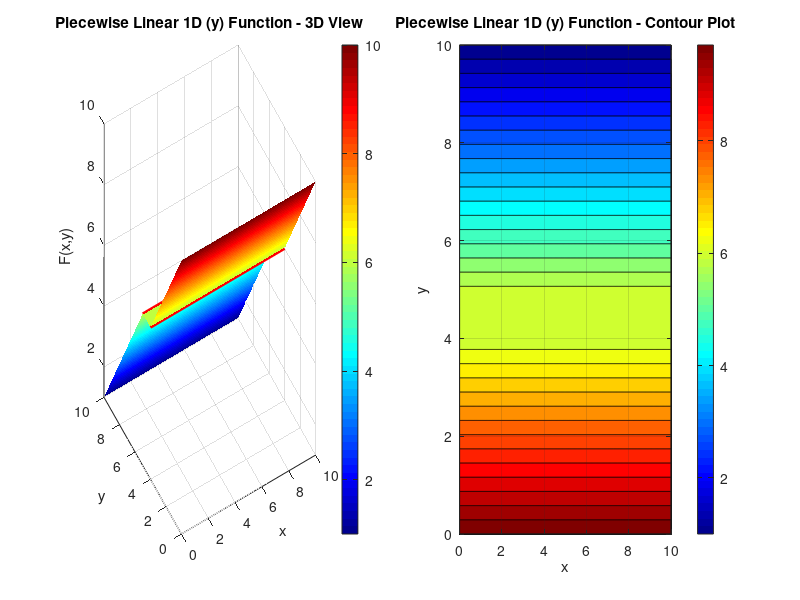

Write the MATLAB code that produced this figure. (Note: this script raises an error after producing the figure.)
% MATLAB script to plot the Piecewise Linear 1D function (y-dependent)
% F(x,y) = 10-y,   0 <= y < 4
%        = 6,       4 <= y <= 5  (PLATEAU)
%        = 11-y,    5 < y <= 10
%
% Note: F depends only on y, so the surface is constant along x-axis (ridges)

% Define the domain
x = linspace(0, 10, 600);
y = linspace(0, 10, 600);
[X, Y] = meshgrid(x, y);

% Initialize Z matrix
Z = zeros(size(X));

% Calculate the function value for each point
for i = 1:length(y)
    for j = 1:length(x)
        yval = Y(i,j);

        if yval < 4
            Z(i,j) = 10 - yval;
        elseif yval <= 5
            Z(i,j) = 6;
        else
            Z(i,j) = 11 - yval;
        end
    end
end

% Create the plots
figure('Position', [100, 100, 1200, 500]);

% Subplot 1: 3D surface
subplot(1, 2, 1);
surf(X, Y, Z, 'EdgeColor', 'none');
colormap(jet);
colorbar;
xlabel('x');
ylabel('y');
zlabel('F(x,y)');
title('Piecewise Linear 1D (y) Function - 3D View');
view(-30, 30);
grid on;
axis tight;

% Mark the plateau boundaries
hold on;
plot3([0 10], [4 4], [6 6], 'r-', 'LineWidth', 2);
plot3([0 10], [5 5], [6 6], 'r-', 'LineWidth', 2);
hold off;

% Subplot 2: Contour plot
subplot(1, 2, 2);
contourf(X, Y, Z, 30);
colormap(jet);
colorbar;
xlabel('x');
ylabel('y');
title('Piecewise Linear 1D (y) Function - Contour Plot');
grid on;
xlim([0 10]);
ylim([0 10]);

% Mark the plateau boundaries
hold on;
yline(4, 'r--', 'LineWidth', 2, 'Label', 'y = 4');
yline(5, 'r--', 'LineWidth', 2, 'Label', 'y = 5');
hold off;

% Figure 2: 1D cross-section along y
figure('Position', [100, 650, 700, 400]);

y_line = linspace(0, 10, 1000);
f_line = zeros(size(y_line));
for i = 1:length(y_line)
    yval = y_line(i);
    if yval < 4
        f_line(i) = 10 - yval;
    elseif yval <= 5
        f_line(i) = 6;
    else
        f_line(i) = 11 - yval;
    end
end

plot(y_line, f_line, 'b-', 'LineWidth', 2);
hold on;
fill([4 5 5 4], [5.8 5.8 6.2 6.2], 'r', 'FaceAlpha', 0.2, 'EdgeColor', 'none');
xline(4, 'r--', 'LineWidth', 1.5);
xline(5, 'r--', 'LineWidth', 1.5);
plot(0,  10, 'ko', 'MarkerFaceColor', 'k', 'MarkerSize', 6);
plot(4,   6, 'ro', 'MarkerFaceColor', 'r', 'MarkerSize', 8);
plot(5,   6, 'ro', 'MarkerFaceColor', 'r', 'MarkerSize', 8);
plot(10,  1, 'ko', 'MarkerFaceColor', 'k', 'MarkerSize', 6);
hold off;
grid on;
xlabel('y');
ylabel('F(y)');
title('Cross-section F(y) - function depends only on y');
legend('F(y)', 'Plateau region [4,5]', '', '', '', '', '', 'Location', 'best');
ylim([0 11]);
xlim([0 10]);

% Print some information
fprintf('Piecewise Linear 1D (y) Function Properties:\n');
fprintf('F(x,y) depends only on y!\n');
fprintf('Region 1: F = 10 - y  for  0 <= y < 4  (decreasing from 10 to 6)\n');
fprintf('Region 2: F = 6        for  4 <= y <= 5 (flat PLATEAU)\n');
fprintf('Region 3: F = 11 - y  for  5 <  y <= 10 (decreasing from 6 to 1)\n');
fprintf('Value at y=0:  F = 10\n');
fprintf('Value at y=4:  F = 6  (left edge of plateau)\n');
fprintf('Value at y=5:  F = 6  (right edge of plateau)\n');
fprintf('Value at y=10: F = 1  (minimum)\n');
